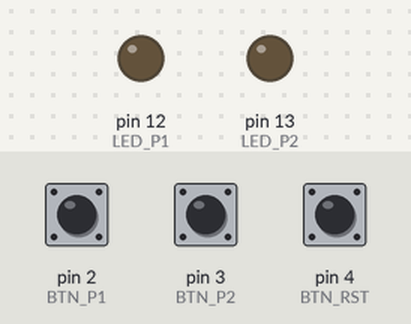
A sketch run on a simulated Arduino Uno, built with avr-gcc and run on an emulated ATmega328P. On the bench: output pins drawn as LEDs (lit = HIGH). Inputs (shaded band) come from the test bench; at power-on: pin 2 (BTN_P1) LOW, pin 3 (BTN_P2) LOW, pin 4 (BTN_RST) LOW.

Above: at 1.2 s.
1.3 s: pin 2 (BTN_P1) pulled HIGH for 0.15 s
At 2.5 s:
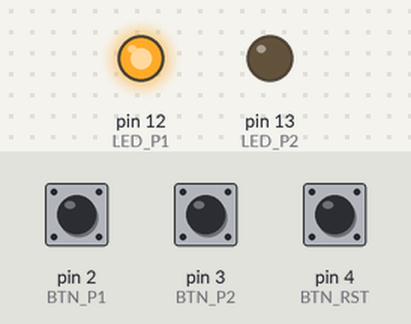
2.9 s: pin 3 (BTN_P2) pulled HIGH for 0.15 s
At 3.9 s:
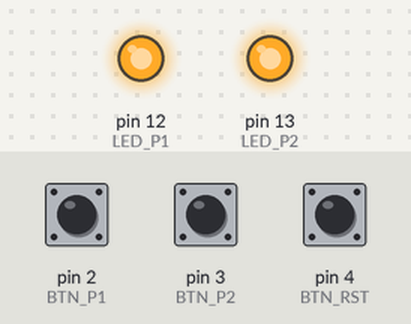
4.5 s: pin 4 (BTN_RST) pulled HIGH for 0.15 s
At 5.1 s:
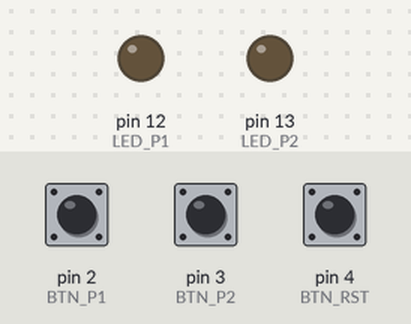
6.1 s: pin 3 (BTN_P2) pulled HIGH for 1 s
At 7.5 s:
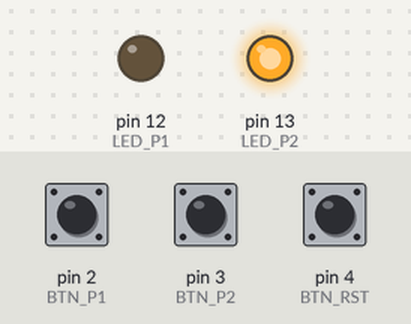
8.6 s: pin 2 (BTN_P1) pulled HIGH for 1 s
At 9.4 s:
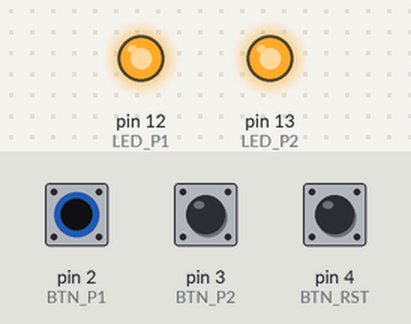
Timing chart, 0 to 11.6 s (numbered marks = the images above; inputs shaded):
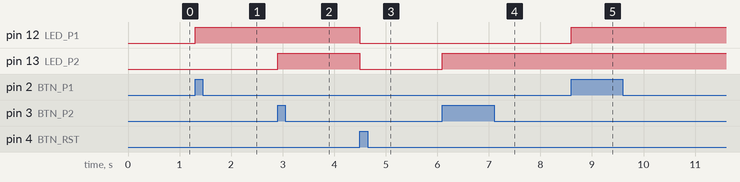

The sketch:

UNO_R3_SelfHold_00.ino
```cpp
// SELF HOLDING - 2 Player
// Setiap player punya tombol sendiri
// LED tetap menyala walau tombol dilepas
// Hanya Reset yang bisa mematikan

const int BTN_P1  = 2;
const int BTN_P2  = 3;
const int BTN_RST = 4;
const int LED_P1  = 12;
const int LED_P2  = 13;

bool state1 = false;   // Memori Player 1
bool state2 = false;   // Memori Player 2

void setup() {
  pinMode(BTN_P1,  INPUT);
  pinMode(BTN_P2,  INPUT);
  pinMode(BTN_RST, INPUT);
  pinMode(LED_P1,  OUTPUT);
  pinMode(LED_P2,  OUTPUT);
}

void loop() {
  // Self Holding: state dipertahankan oleh dirinya sendiri
  // state = state yang lama ATAU tombol baru ditekan
  if (digitalRead(BTN_P1)) state1 = true;
  if (digitalRead(BTN_P2)) state2 = true;

  // Reset → matikan semua
  if (digitalRead(BTN_RST)) {
    state1 = false;
    state2 = false;
  }

  digitalWrite(LED_P1, state1);
  digitalWrite(LED_P2, state2);
}
```

Measured:
- after the input at 1.3 s, pin 12 (LED_P1): LOW → HIGH at once
- after the input at 2.9 s, pin 13 (LED_P2): LOW → HIGH at once
- after the input at 4.5 s, pin 12 (LED_P1), pin 13 (LED_P2): HIGH → LOW at once
- after the input at 6.1 s, pin 13 (LED_P2): LOW → HIGH at once
- after the input at 8.6 s, pin 12 (LED_P1): LOW → HIGH at once
